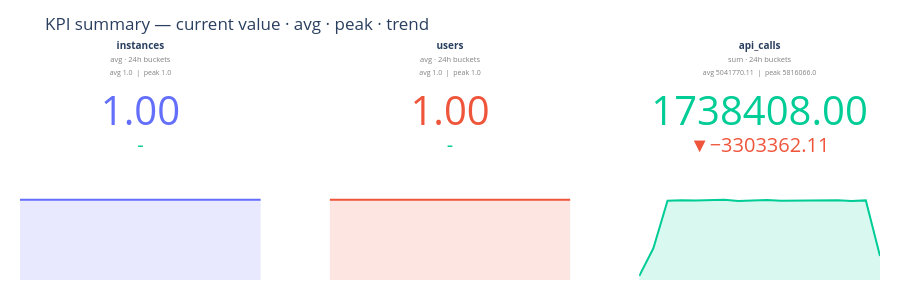

The notebook cell this image was saved under:
### Markdown cell above
### Chart Guide

**Purpose:** Gives an at-a-glance summary of each metric's current state,
trend direction, and historical range without having to read a table.

**Chart Attributes**

| | |
|---|---|
| **Chart type** | KPI indicator tiles with sparklines |
| **Big number** | Most recent period value |
| **Delta ▲▼** | Difference from the historical average (green = above, red = below) |
| **Sparkline** | All period values as a filled area — shape shows the trend |

**Insights:** A green delta means the latest period is above average — consumption is high.
A flat sparkline means usage is very stable. A right-skewed spike means a recent surge.

### Code cell
if fig_52 is not None:
    fig_52.show()

### Figure 1 — Plotly figure (JSON) as saved in the notebook; plotly's stock layout.template omitted (floating-point values rounded to 4 significant figures)
{"data": [{"delta": {"decreasing": {"color": "#EF553B"}, "increasing": {"color": "#00CC96"}, "reference": 1, "relative": false, "valueformat": ".2f"}, "domain": {"x": [0, 0.28], "y": [0.424, 1]}, "mode": "number+delta", "number": {"font": {"color": "#636EFA", "size": 40}, "valueformat": ".2f"}, "title": {"align": "center", "text": "<b>instances</b><br><span style='font-size:0.75em;color:gray'>avg · 24h buckets</span><br><span style='font-size:0.7em;color:gray'>avg 1.0 &nbsp;|&nbsp; peak 1.0</span>"}, "type": "indicator", "value": 1}, {"fill": "tozeroy", "fillcolor": "rgba(99,110,250,0.15)", "hovertemplate": "%{x|%b %d %H:%M}<br>%{y:.2f}<extra></extra>", "line": {"color": "#636EFA", "width": 2}, "mode": "lines", "showlegend": false, "type": "scatter", "x": ["2026-08-13T00:00:00.000", "2026-08-14T00:00:00.000", "2026-08-15T00:00:00.000", "2026-08-16T00:00:00.000", "2026-08-17T00:00:00.000", "2026-08-18T00:00:00.000", "2026-08-19T00:00:00.000", "2026-08-20T00:00:00.000", "2026-08-21T00:00:00.000", "2026-08-22T00:00:00.000", "2026-08-23T00:00:00.000", "2026-08-24T00:00:00.000", "2026-08-25T00:00:00.000", "2026-08-26T00:00:00.000", "2026-08-27T00:00:00.000", "2026-08-28T00:00:00.000"], "xaxis": "x", "y": [1, 1, 1, 1, 1, 1, 1, 1, 1, 1, 1, 1, 1, 1, 1, 1], "yaxis": "y"}, {"delta": {"decreasing": {"color": "#EF553B"}, "increasing": {"color": "#00CC96"}, "reference": 1, "relative": false, "valueformat": ".2f"}, "domain": {"x": [0.36, 0.64], "y": [0.424, 1]}, "mode": "number+delta", "number": {"font": {"color": "#EF553B", "size": 40}, "valueformat": ".2f"}, "title": {"align": "center", "text": "<b>users</b><br><span style='font-size:0.75em;color:gray'>avg · 24h buckets</span><br><span style='font-size:0.7em;color:gray'>avg 1.0 &nbsp;|&nbsp; peak 1.0</span>"}, "type": "indicator", "value": 1}, {"fill": "tozeroy", "fillcolor": "rgba(239,85,59,0.15)", "hovertemplate": "%{x|%b %d %H:%M}<br>%{y:.2f}<extra></extra>", "line": {"color": "#EF553B", "width": 2}, "mode": "lines", "showlegend": false, "type": "scatter", "x": ["2026-08-13T00:00:00.000", "2026-08-14T00:00:00.000", "2026-08-15T00:00:00.000", "2026-08-16T00:00:00.000", "2026-08-17T00:00:00.000", "2026-08-18T00:00:00.000", "2026-08-19T00:00:00.000", "2026-08-20T00:00:00.000", "2026-08-21T00:00:00.000", "2026-08-22T00:00:00.000", "2026-08-23T00:00:00.000", "2026-08-24T00:00:00.000", "2026-08-25T00:00:00.000", "2026-08-26T00:00:00.000", "2026-08-27T00:00:00.000", "2026-08-28T00:00:00.000"], "xaxis": "x2", "y": [1, 1, 1, 1, 1, 1, 1, 1, 1, 1, 1, 1, 1, 1, 1, 1], "yaxis": "y2"}, {"delta": {"decreasing": {"color": "#EF553B"}, "increasing": {"color": "#00CC96"}, "reference": 5042000.0, "relative": false, "valueformat": ".2f"}, "domain": {"x": [0.72, 1], "y": [0.424, 1]}, "mode": "number+delta", "number": {"font": {"color": "#00CC96", "size": 40}, "valueformat": ".2f"}, "title": {"align": "center", "text": "<b>api_calls</b><br><span style='font-size:0.75em;color:gray'>sum · 24h buckets</span><br><span style='font-size:0.7em;color:gray'>avg 5041770.11 &nbsp;|&nbsp; peak 5816066.0</span>"}, "type": "indicator", "value": 1738408}, {"fill": "tozeroy", "fillcolor": "rgba(0,204,150,0.15)", "hovertemplate": "%{x|%b %d %H:%M}<br>%{y:.2f}<extra></extra>", "line": {"color": "#00CC96", "width": 2}, "mode": "lines", "showlegend": false, "type": "scatter", "x": ["2026-08-11T00:00:00.000", "2026-08-12T00:00:00.000", "2026-08-13T00:00:00.000", "2026-08-14T00:00:00.000", "2026-08-15T00:00:00.000", "2026-08-16T00:00:00.000", "2026-08-17T00:00:00.000", "2026-08-18T00:00:00.000", "2026-08-19T00:00:00.000", "2026-08-20T00:00:00.000", "2026-08-21T00:00:00.000", "2026-08-22T00:00:00.000", "2026-08-23T00:00:00.000", "2026-08-24T00:00:00.000", "2026-08-25T00:00:00.000", "2026-08-26T00:00:00.000", "2026-08-27T00:00:00.000", "2026-08-28T00:00:00.000"], "xaxis": "x3", "y": [291215, 2298783, 5738821, 5781484, 5755488, 5769664, 5816066, 5731544, 5749510, 5788488, 5738755, 5737100, 5783284, 5758996, 5784962, 5720469, 5768825, 1738408], "yaxis": "y3"}], "layout": {"height": 300, "margin": {"b": 20, "l": 20, "r": 20, "t": 60}, "paper_bgcolor": "white", "plot_bgcolor": "white", "title": {"text": "KPI summary — current value · avg · peak · trend"}, "xaxis": {"anchor": "y", "domain": [0, 0.28], "showgrid": false, "showticklabels": false, "zeroline": false}, "xaxis2": {"anchor": "y2", "domain": [0.36, 0.64], "showgrid": false, "showticklabels": false, "zeroline": false}, "xaxis3": {"anchor": "y3", "domain": [0.72, 1], "showgrid": false, "showticklabels": false, "zeroline": false}, "yaxis": {"anchor": "x", "domain": [0, 0.384], "showgrid": false, "showticklabels": false, "zeroline": false}, "yaxis2": {"anchor": "x2", "domain": [0, 0.384], "showgrid": false, "showticklabels": false, "zeroline": false}, "yaxis3": {"anchor": "x3", "domain": [0, 0.384], "showgrid": false, "showticklabels": false, "zeroline": false}}}
